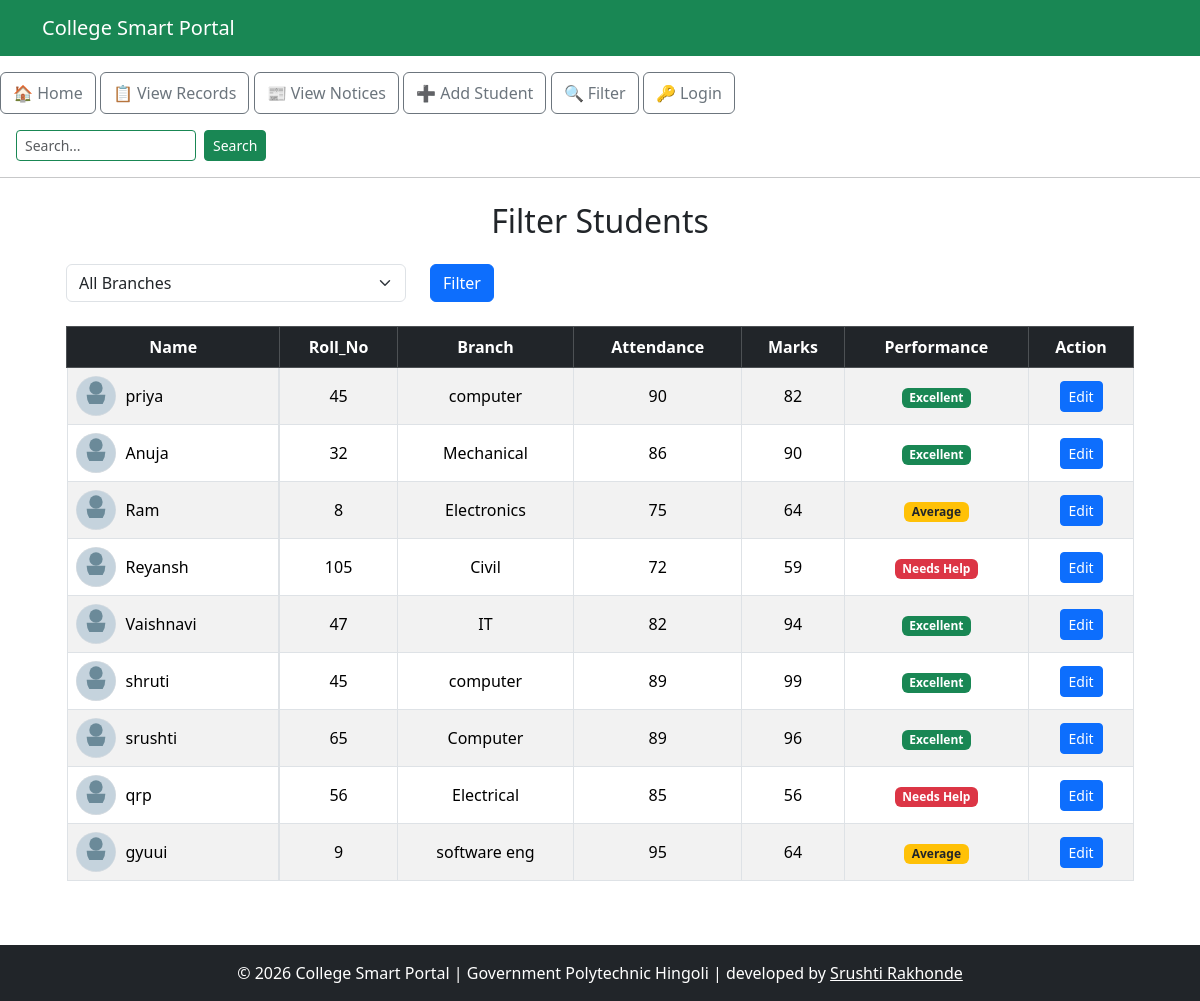
/filter, run on an earlier commit of the app's database.
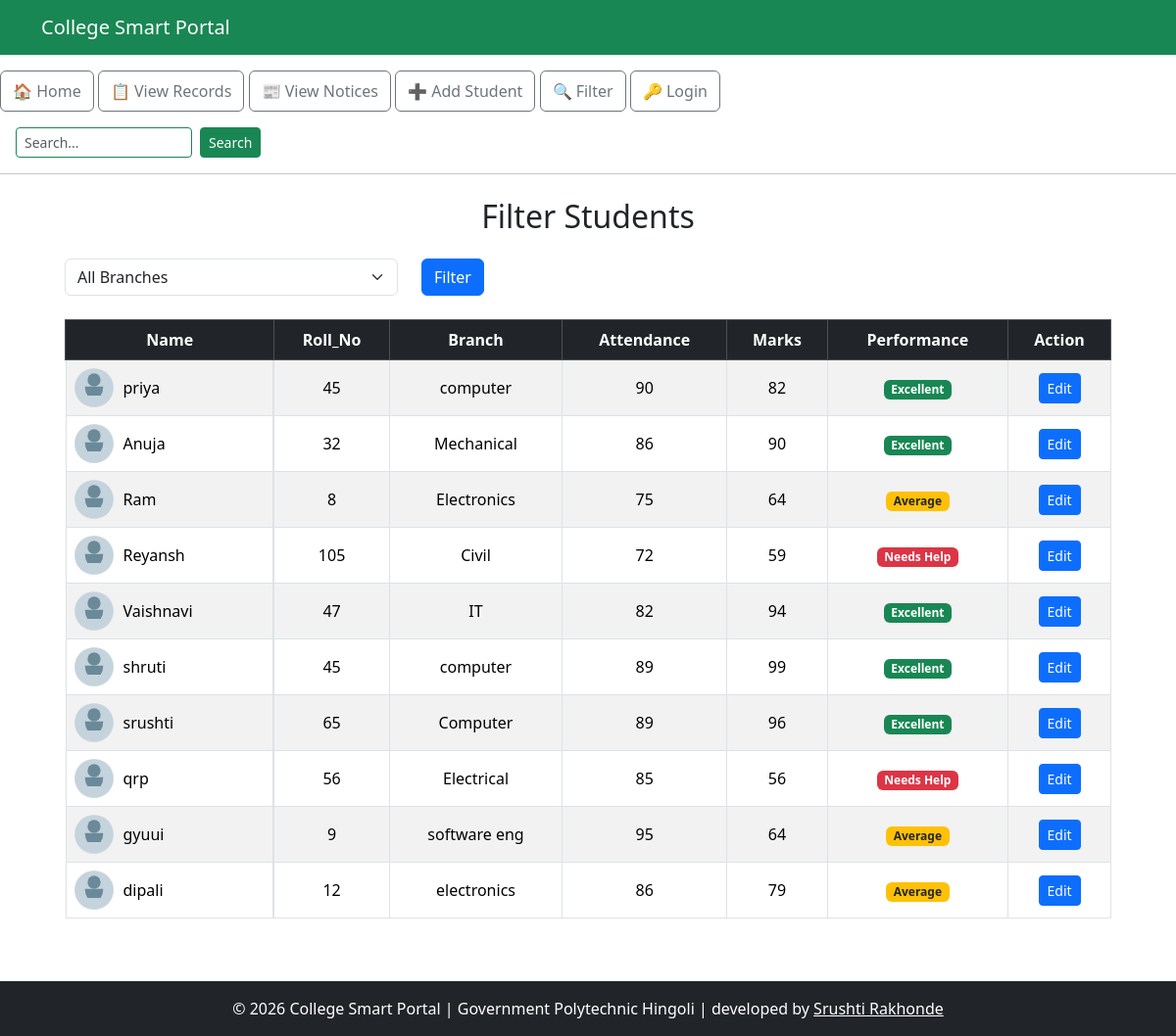
And on a later commit of the database.
### tables this page shows
CREATE TABLE students (
                    id INTEGER PRIMARY KEY AUTOINCREMENT,
                    name TEXT NOT NULL,
                    roll_no INTEGER NOT NULL,
                    marks INTEGER NOT NULL,
                    branch TEXT NOT NULL,
                    attendance INTEGER DEFAULT 0
                 , photo TEXT DEFAULT 'default.png');

### project_flask.py (the view)
@app.route("/filter")
def filter():
    selected_branch = request.args.get("branch", "")
    conn = sqlite3.connect("college.db")
    conn.row_factory = sqlite3.Row
    cursor = conn.cursor()
    cursor.execute("""
        SELECT DISTINCT branch
        FROM students
        ORDER BY branch
    """)
    branches = [row["branch"] for row in cursor.fetchall()]
    if selected_branch:
        cursor.execute(
            "SELECT * FROM students WHERE branch = ?",
            (selected_branch,)
        )
    else:
        cursor.execute("SELECT * FROM students")
    students = cursor.fetchall()
    conn.close()
    return render_template(
        "filter.html",
        students=students,
        branches=branches,
        selected_branch=selected_branch
    )

### templates/filter.html (shortened to what this page needs)
{% extends "base.html" %}
{% block content %}
<div class="container mt-4">
    <h2 class="text-center mb-4">Filter Students</h2>
    <form method="GET" action="{{ url_for('filter') }}" class="row mb-4">
        <div class="col-md-4">
            <select name="branch" class="form-select">
                <option value="">All Branches</option>
            </select>
        </div>
        <div class="col-md-2">
            <button type="submit" class="btn btn-primary">
                Filter
            </button>
        </div>
    </form>
    <div class="table-responsive">
        <table class="table table-bordered table-striped table-hover text-center align-middle">
            <thead class="table-dark">
                <tr>
                    <th>Name</th>
                    <th>Roll_No</th>
                    <th>Branch</th>
                    <th>Attendance</th>
                    <th>Marks</th>
                    <th>Performance</th>
                    <th>Action</th>
                </tr>
            </thead>
            <tbody>
                {% set default_image = url_for('static', filename='defaults/student_default.svg') %}
                {% for student in students %}
                <tr>
                    <td style="display:flex; align-items:center; gap:10px;">
                        <img src="{{ default_image }}"
                            alt="{{ student['name'] }}"
                            style="width:40px; height:40px; border-radius:50%; object-fit:cover; background:#f0f0f0;">
                        <span>{{ student["name"] }}</span>
                    </td>
                    <td>{{ student["roll_no"] }}</td>
                    <td>{{ student["branch"] }}</td>
                    <td>{{ student["attendance"] }}</td>
                    <td>{{ student["marks"] }}</td>
                    <td>
                        {% if student["marks"] >= 80 %}
                            <span class="badge bg-success">Excellent</span>
                        {% elif student["marks"] >= 60 %}
                            <span class="badge bg-warning text-dark">Average</span>
                        {% else %}
                            <span class="badge bg-danger">Needs Help</span>
                        {% endif %}
                    </td>
                    <td>
                        <a href="{{ url_for('edit_student', id=student['id']) }}"
                           class="btn btn-sm btn-primary">
                            Edit
                        </a>
                    </td>
                </tr>
                {% endfor %}
            </tbody>
        </table>
    </div>
</div>
{% endblock %}

### templates/base.html (shortened to what this page needs)
<!DOCTYPE html>
<html>
<head>
    <link href="https://cdn.jsdelivr.net/npm/bootstrap@5.3.2/dist/css/bootstrap.min.css" rel="stylesheet">
</head>
<body>
    <nav class="navbar navbar-expand-lg navbar-dark bg-success">
        <div class="container">
            <a class="navbar-brand" href="/">College Smart Portal</a>
        </div>
    </nav>
    <a href="{{ url_for('home') }}" class="btn outline btn-outline-secondary py-2 mt-3">🏠 Home</a>
    <a href="{{ url_for('records') }}" class="btn  outline btn-outline-secondary py-2 mt-3">📋 View Records</a>
    <a href="{{ url_for('notices') }}" class="btn btn-outline-secondary py-2 mt-3">📰 View Notices</a>
    <a href="{{ url_for('add_student') }}" class="btn btn-outline-secondary py-2 mt-3">➕ Add Student</a>
    <a href="{{ url_for('filter') }}" class="btn btn-outline-secondary py-2 mt-3">🔍 Filter</a>
    {% if session.username %}
        <span class="btn btn-info py-2 mt-3 disabled">👤 {{ session.username }}</span>
        <a href="{{ url_for('logout') }}" class="btn btn-danger py-2 mt-3">🔓 Logout</a>
    {% else %}
        <a href="{{ url_for('login') }}" class="btn outline btn-outline-secondary py-2 mt-3">🔑 Login</a>
    {% endif %}
    <form action="{{ url_for('search') }}" method="GET" class="d-flex ms-3 mt-3">
        <input type="search" name="q" class="form-control form-control-sm border-success" placeholder="Search..." value="{{ request.args.get('q', '') }}" style="width: 180px;">
        <button type="submit" class="btn btn-success btn-sm ms-2">Search</button>
    </form>
    <hr>
    <div class="container mt-4">
        <div class="container mt-4">
            {% block content %}{% endblock %}
        </div>
    </div>
    <footer class="bg-dark text-white text-center p-3 mt-5">
        © 2026 College Smart Portal | Government Polytechnic Hingoli | developed by <a href="srushti rakhonde" class="text-white">Srushti Rakhonde</a>
    </footer>
</body>
</html>

What changed in the data, as far as the page shows it:
added students: name "dipali", roll_no "12", branch "electronics", attendance "86", marks "79", shows "Average"
